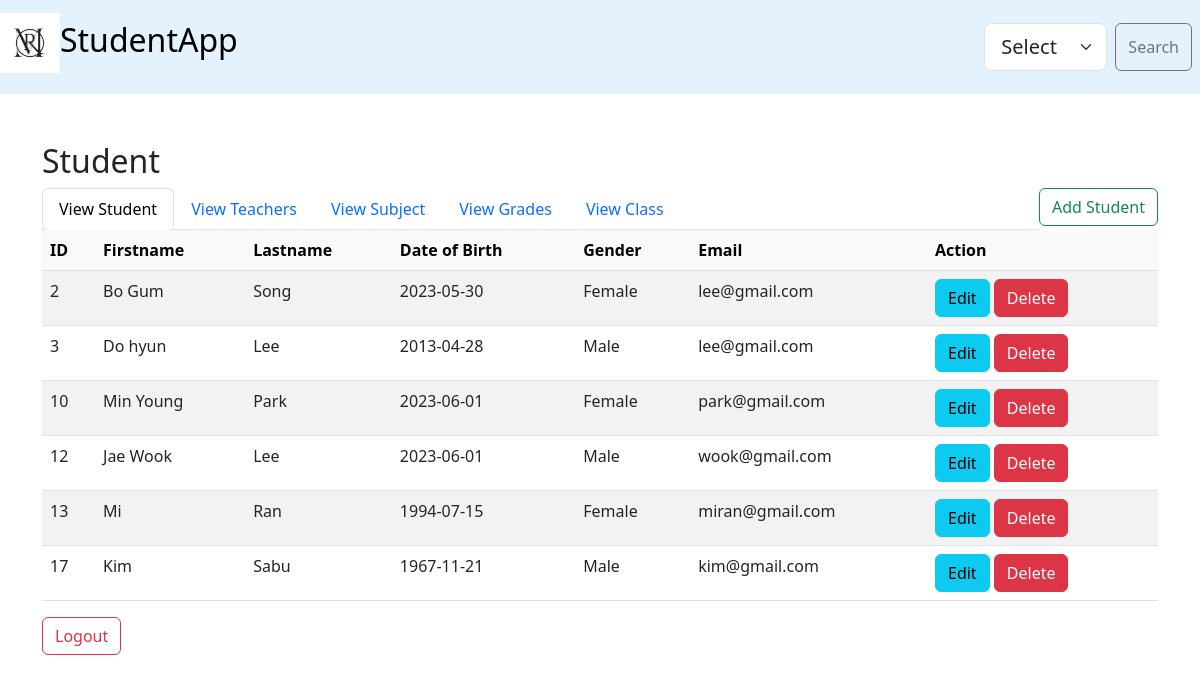
/student.php, run on the app's committed database.
### tables this page shows
CREATE TABLE `student` (
  `student_id` int NOT NULL AUTO_INCREMENT,
  `firstName` varchar(50) NOT NULL,
  `lastName` varchar(50) NOT NULL,
  `dateOfBirth` date NOT NULL,
  `gender` varchar(50) NOT NULL,
  `email` varchar(50) NOT NULL,
  PRIMARY KEY (`student_id`)
);

### student.php (the view, shortened to what this page needs)
<!DOCTYPE html>
<html lang="en">
    <head>
        <link href="https://cdn.jsdelivr.net/npm/bootstrap@5.3.0-alpha3/dist/css/bootstrap.min.css" rel="stylesheet">
    </head>
    <body class = "custom-background">
        <nav class ="navbar navbar-light justify-content-left fs-3 mb-5" style="background-color: #e3f2fd;">
        <a class="navbar-brand" href="#">
            <h2>
      <img src="RM.png" alt="RM" width="60" height="60">StudentApp
    </h2>
    </a>
            <form class ="d-flex" role="search" action="filter_student.php" method="GET">
                    <br>
                    <select class="form-select form-select-lg me-2" aria-label=".form-select-lg example" id="search" name="gender">
                        <option value="Male">Select</option>
                    </select>
                    <button class="btn btn-outline-secondary me-2" type="submit">Search</button>
                </form>
        </nav>
       <div class = "container">
        <h2>Student</h2>
        <a href="add_student.php" class = "btn btn-outline-success float-end">Add Student</a>
        <ul class="nav nav-tabs">
            <li class="nav-item">
                <a href="student.php" class="btn btn float-start nav-link active">View Student</a>
            </li>
            <li class="nav-item">
                <a href="teacher.php" class="btn btn float-start nav-link">View Teachers</a>
            </li>
            <li class="nav-item">
                <a href="subject.php" class="btn btn float-start nav-link ">View Subject</a>
            </li>
            <li class="nav-item">
                <a href="grades.php" class="btn btn float-start nav-link">View Grades</a>
            </li>
            <li class="nav-item">
                <a href="classes.php" class="btn btn float-start nav-link">View Class</a>
            </li>
        </ul>
<div class = "table-container">
        <table class="table table-hover table-striped columns text-left">
    <thead class="table-light">
        <tr>
            <th scope="col">ID</th>
            <th scope="col">Firstname</th>
            <th scope="col">Lastname</th>
            <th scope="col">Date of Birth</th>
            <th scope="col">Gender</th>
            <th scope="col">Email</th>
            <th scope="col">Action</th>
        </tr>
    </thead>
    <tbody>
        <?php
        include "config/config.php";
        $sql = "SELECT * FROM `student`";
        $result = mysqli_query($conn, $sql);
        while ($row = mysqli_fetch_assoc($result)) {
            ?>
            <tr>
                <td><?php echo $row['student_id'] ?></td>
                <td><?php echo $row['firstName'] ?></td>
                <td><?php echo $row['lastName'] ?></td>
                <td><?php echo $row['dateOfBirth'] ?></td>
                <td><?php echo $row['gender'] ?></td>
                <td><?php echo $row['email'] ?></td>
                <td>
                    <a href="edit_student.php?id=<?php echo $row['student_id'] ?>" class="btn btn-info">Edit</a>
                    <a href="delete_student.php?id=<?php echo $row['student_id'] ?>" class="btn btn-danger">Delete</a>
                </td>
            </tr>
            <?php
        }
        ?>
    </tbody>
</table>
        <a href="login.php" class = "btn btn-outline-danger float-start">Logout</a>
       </div>
       </div>
</body>
</html>

### data on the page
student: student_id "2", firstName "Bo Gum", lastName "Song", dateOfBirth "2023-05-30", gender "Female", email "lee@gmail.com"
student: student_id "3", firstName "Do hyun", lastName "Lee", dateOfBirth "2013-04-28", gender "Male", email "lee@gmail.com"
student: student_id "10", firstName "Min Young", lastName "Park", dateOfBirth "2023-06-01", gender "Female", email "park@gmail.com"
student: student_id "12", firstName "Jae Wook", lastName "Lee", dateOfBirth "2023-06-01", gender "Male", email "wook@gmail.com"
student: student_id "13", firstName "Mi", lastName "Ran", dateOfBirth "1994-07-15", gender "Female", email "miran@gmail.com"
student: student_id "17", firstName "Kim", lastName "Sabu", dateOfBirth "1967-11-21", gender "Male", email "kim@gmail.com"
